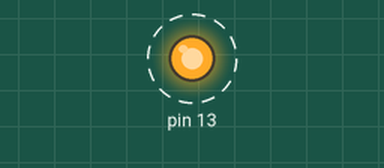
A sketch run on a simulated Arduino Uno, built with avr-gcc and run on an emulated ATmega328P. Shown: output pins drawn as LEDs (lit = HIGH). Dashed ring = blinking.

Above: at 0.5 s.
Timing chart, 0 to 3.0 s (numbered marks = the images above):
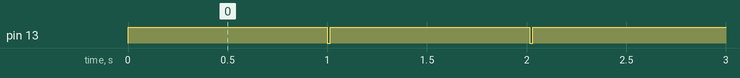

The sketch:

leddelay.ino
```cpp
int LED = 13;

void setup() {
  // put your setup code here, to run once:
  pinMode(13,OUTPUT);
}

void loop() {
  // put your main code here, to run repeatedly:
  digitalWrite(13,HIGH);
  delay(1000);
  digitalWrite(13,LOW);
  delay(15);
}
```

Measured:
- by itself, pin 13: alternates HIGH for 1.0 s and LOW for 0.02 s
